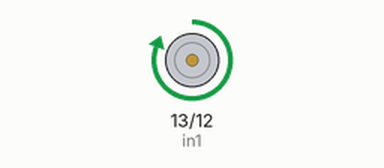
This sketch was run on a simulated Arduino Uno, built with avr-gcc and run on an emulated ATmega328P. Parts: motor-driver pin pairs drawn as motors (green arrow = first pin HIGH = forward, orange = second pin HIGH = backward, longer = more drive).

Above: at 0.5 s.
Timing chart, 0 to 4.6 s (numbered marks = the images above):
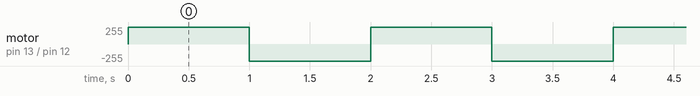

The sketch:

s04_DCMotor_Direcciones.ino
```cpp
/* Controlar la dirección de rotación de un motor DC doble eje 3-6V
utilizando el módulo Whadda WPI409  con el driver L298N
Ejercicio para la clase de Interacción y Escena 2023
Basado en el ejemplo de Whadda WPI409
*/

const int in1 = 13;  // IN1 conectado al pin digital 13
const int in2 = 12;  // IN2 conectado al pin digital 12

void setup() {
  pinMode(in1, OUTPUT);  //  IN1 como OUTPUT
  pinMode(in2, OUTPUT);  // IN2 como OUTPUT

  //Apagamos el motor
  digitalWrite(in1, LOW);
  digitalWrite(in2, LOW);
}

void loop() {
  adelante();
  atras();
}

////////////////////////////////////////////////
//////////// Funciones de movimiento ////////////
void adelante() {

  digitalWrite(in1, HIGH);  // Encendemos el motor A en dirección 1 (Derecha)
  digitalWrite(in2, LOW);   // Apagamos el motor A en dirección 1 (Derecha)
  delay(1000);
}

void atras() {

  digitalWrite(in1, LOW);   // Encendemos el motor A en dirección 1 (Derecha)
  digitalWrite(in2, HIGH);  // Apagamos el motor A en dirección 1 (Derecha)
  delay(1000);
}
```

Measured:
- by itself, motor on pin 13 (in1) / pin 12 (in2): alternates forward 255/255 for 1.0 s and backward 255/255 for 1.0 s
